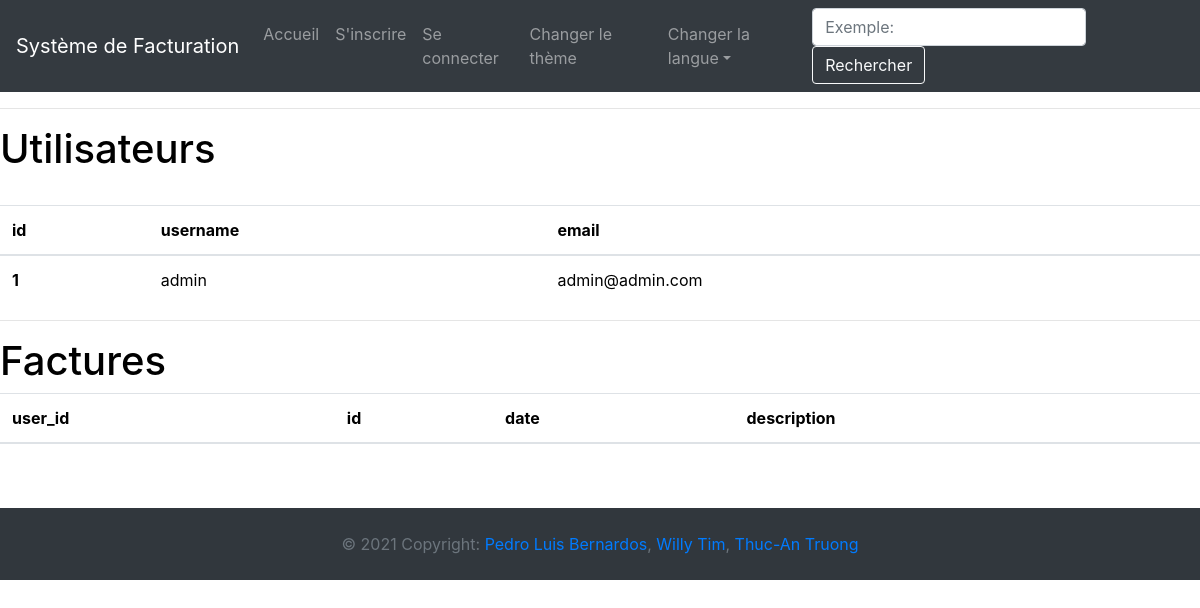
/all, run on an earlier commit of the app's database.
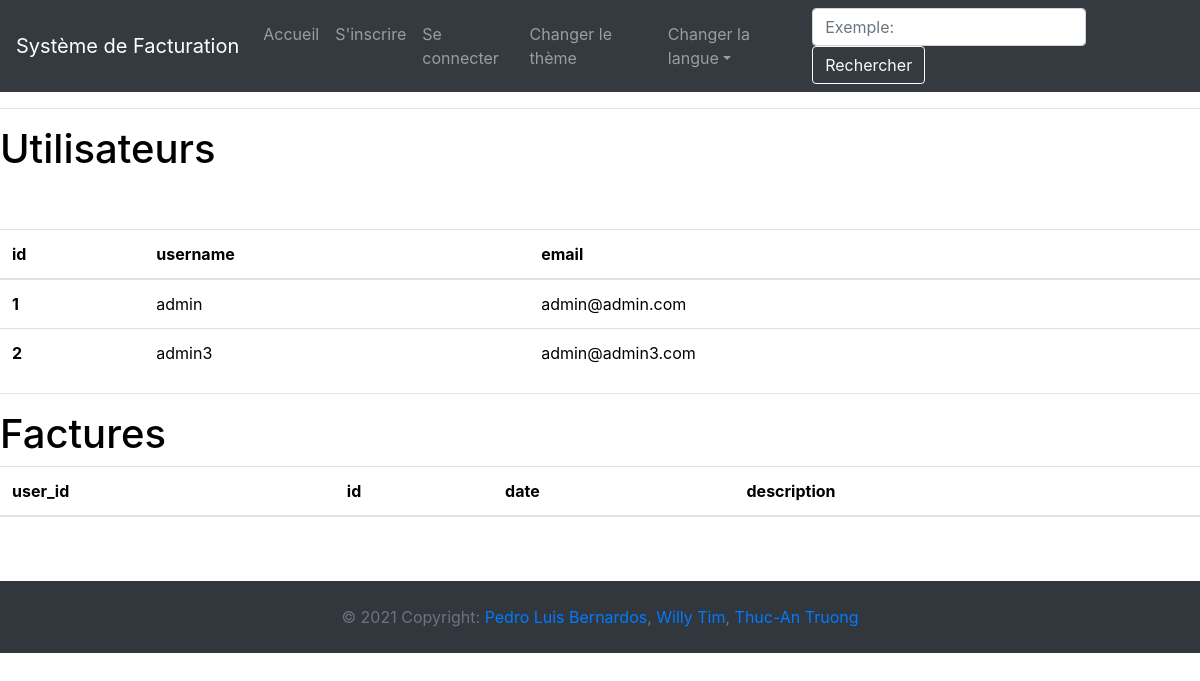
And on a later commit of the database.
### app/models.py (models this page shows, shortened)
class User(UserMixin, db.Model):
    __tablename__ = "user"
    id = db.Column(db.Integer, primary_key=True)
    username = db.Column(db.String(64), index=True, unique=True)
    email = db.Column(db.String(120), index=True, unique=True)
    password_hash = db.Column(db.String(128))
    about_me = db.Column(db.String(140))
    last_seen = db.Column(db.DateTime, default=datetime.utcnow)
    profil_courrant = db.Column(db.Integer)
    profilEntreprise = db.relationship('CompanyProfil', back_populates="user")
    contact = db.relationship('Contact', back_populates="user")
    compte = db.relationship('Compte', back_populates="user")
    facture = db.relationship('Facture', back_populates="user")

### app/routes.py (the view)
@app.route('/all')
def all():
    users = User.query.all()
    factures = Facture.query.all()
    return render_template('all.html', users=users, factures=factures)

### app/__init__.py (called while the page is built)
@app.context_processor
def inject_conf_var():
    return dict(AVAILABLE_LANGUAGES=app.config['LANGUAGES'], CURRENT_LANGUAGE=session.get('language',request.accept_languages.best_match(app.config['LANGUAGES'].keys())))

### app/routes.py (called while the page is built)
@app.before_request
def before_request():
    if current_user.is_authenticated:
        current_user.last_seen = datetime.utcnow()
        db.session.commit()

### app/templates/all.html (shortened to what this page needs)
{% extends "base.html" %}
{% block app_content %}
  <h1>{{ _('Utilisateurs') }}</h1>
  <table class="table table-hover">
    <thead>
      <tr>
        <th scope="col">id</th>
        <th scope="col">username</th>
        <th scope="col">email</th>
      </tr>
    </thead>
    <tbody>
      {% for u in users %}
        <tr>
          <th scope="row">{{ u.id }}</th>
          <td>{{ u.username }}</td>
          <td>{{ u.email }}</td>
        </tr>
        <br>
      {% endfor %}
    </tbody>
  </table>
  <hr>
  <h1>{{ _('Factures') }}</h1>
  <table class="table table-hover">
    <thead>
      <tr>
        <th scope="col">user_id</th>
        <th scope="col">id</th>
        <th scope="col">date</th>
        <th scope="col">description</th>
      </tr>
    </thead>
  </table>
{% endblock %}

What changed in the data, as far as the page shows it:
added User: id "2", username "admin3", email "admin@admin3.com"
